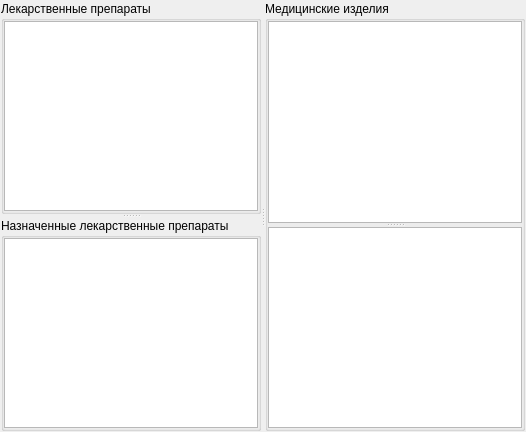
          <widget class="QWidget" name="tabNomenclatureExpense">
           <attribute name="title">
            <string>Перечень &amp;ЛПиМИ</string>
           </attribute>
           <layout class="QGridLayout" name="gridLayout_66">
            <property name="margin">
             <number>1</number>
            </property>
            <property name="spacing">
             <number>7</number>
            </property>
            <item row="0" column="0">
             <widget class="QSplitter" name="splitter_10">
              <property name="orientation">
               <enum>Qt::Horizontal</enum>
              </property>
              <widget class="QSplitter" name="splitter_9">
               <property name="orientation">
                <enum>Qt::Vertical</enum>
               </property>
               <widget class="QGroupBox" name="groupBox_2">
                <property name="title">
                 <string>Лекарственные препараты </string>
                </property>
                <layout class="QGridLayout" name="gridLayout_64">
                 <property name="margin">
                  <number>0</number>
                 </property>
                 <property name="spacing">
                  <number>0</number>
                 </property>
                 <item row="0" column="0">
                  <widget class="CInDocTableView" name="tblMedicament"/>
                 </item>
                </layout>
               </widget>
               <widget class="QGroupBox" name="groupBox_3">
                <property name="title">
                 <string>Назначенные лекарственные препараты</string>
                </property>
                <layout class="QGridLayout" name="gridLayout_15">
                 <property name="margin">
                  <number>0</number>
                 </property>
                 <property name="spacing">
                  <number>0</number>
                 </property>
                 <item row="0" column="0">
                  <widget class="CRegistryActionsTableView" name="tblAssignedMedicament"/>
                 </item>
                </layout>
               </widget>
              </widget>
              <widget class="QGroupBox" name="groupBox">
               <property name="title">
                <string>Медицинские изделия</string>
               </property>
               <layout class="QGridLayout" name="gridLayout_65">
                <property name="margin">
                 <number>0</number>
                </property>
                <property name="spacing">
                 <number>0</number>
                </property>
                <item row="0" column="0">
                 <widget class="QSplitter" name="splitter_8">
                  <property name="orientation">
                   <enum>Qt::Vertical</enum>
                  </property>
                  <widget class="QTextEdit" name="edtNomenclatureExpense35_2"/>
                  <widget class="QTextEdit" name="edtNomenclatureExpense35_1"/>
                 </widget>
                </item>
               </layout>
              </widget>
             </widget>
            </item>
           </layout>
          </widget>
